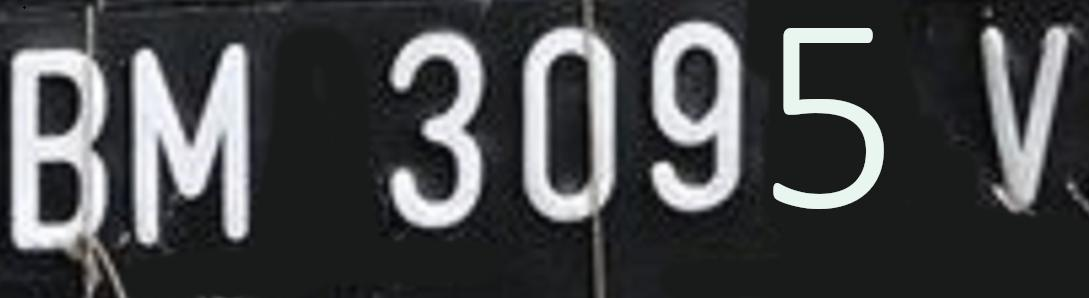
#> input picture UTS/assets/plat/BM3095V_PNG.rf.0b7429b3215a0488a61656004809abb2.jpg, 1089 x 298 px, found by its file name; its folder holds 4 pictures in this run
$ jupyter execute UTS.ipynb
#> lines starting #> are read from the running program, lines starting #| are printed output that depends on the picture
<a href="https://colab.research.google.com/github/gabrieldimas/machine-learning-study-2023/blob/main/UTS.ipynb" target="_parent"></a>

### UTS Machine Learning

Segmentasi Gambar dengan Clustering

Import Library

[cell 1]
from google.colab import drive
drive.mount('/content/drive')

[cell 2]
# For Data Manipulation
import numpy as np
import os
import random

# For Visualization
import cv2
import matplotlib.pyplot as plt

# For Preprocessing
from sklearn.decomposition import PCA

# For Modelling
from sklearn.cluster import KMeans, MiniBatchKMeans

[cell 3]
def show_images(images, titles, figsize=(15, 7)):
    plt.figure(figsize=figsize)
    for i in range(len(images)):
        plt.subplot(1, len(images), i+1)
        plt.imshow(images[i])
        plt.title(titles[i])
        plt.axis('off')
    plt.show()

KMeans Modelling

[cell 4]
def kmeans_segmentation(image, k):
    # Jika citra berwarna
    if len(image.shape) == 3:
        pixels = image.reshape((-1, 3))
    # Jika citra grayscale
    elif len(image.shape) == 2:
        pixels = image.reshape((-1, 1))
    else:
        raise ValueError("Bentuk citra tidak didukung")

    kmeans = KMeans(n_clusters=k, n_init=100)
    kmeans.fit(pixels)

    # Gunakan dimensi citra asli
    segmented_image = kmeans.labels_.reshape(image.shape[:2])
    return segmented_image

[cell 5]
# Direktori dataset
dataset_dir = '/content/drive/MyDrive/Kuliah/MachineLearning/UTS/assets/plat/'

selected_images = [os.path.join(dataset_dir, file) for file in os.listdir(dataset_dir)]

Print the Image

[cell 6]
# Muat dan tampilkan citra-citra yang dipilih sebelum segmentasi
original_images = [cv2.imread(img) for img in selected_images]
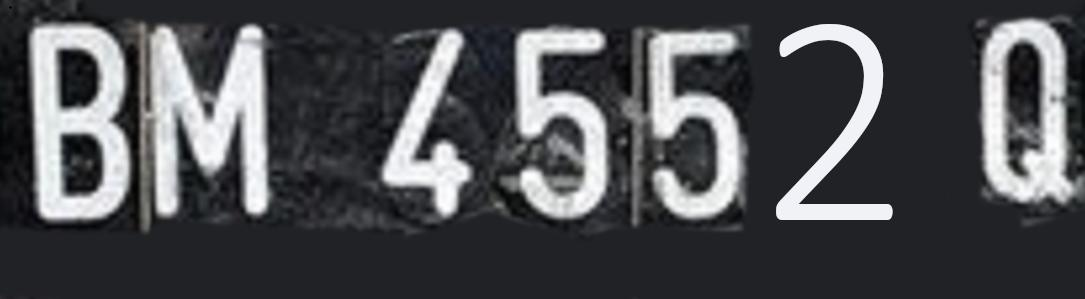
#> input picture UTS/assets/plat/BM45552Q_PNG.rf.6695889326ec6edcee3e8ec895a515e2.jpg, 1085 x 299 px, found by its file name
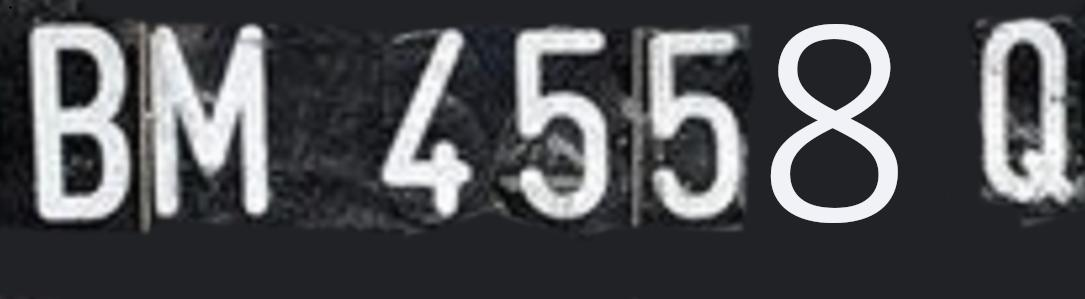
#> input picture UTS/assets/plat/BM45558Q_PNG.rf.336f13e66b098cd37be10ac1ede207e9.jpg, 1085 x 299 px, found by its file name
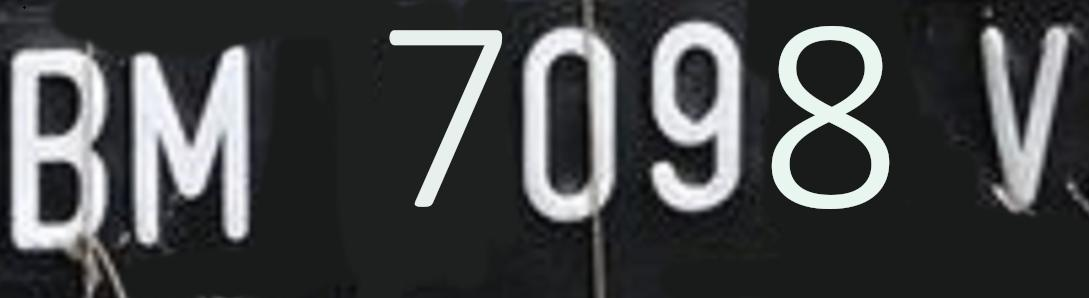
#> input picture UTS/assets/plat/BM7098V_PNG.rf.f9bf79142de1caca7e3bf4a87b5958bf.jpg, 1089 x 298 px, found by its file name
#> original_images = 4 items

# Menampilkan citra asli dengan judul "Original" (dalam format RGB)
fig, axes = plt.subplots(1, len(original_images), figsize=(15, 5))
for ax, image in zip(axes, original_images):
    rgb_image = cv2.cvtColor(image, cv2.COLOR_BGR2RGB)
    ax.imshow(rgb_image)
    ax.set_title('Original')
    ax.axis('off')
#> this loop made 4 passes
plt.show()
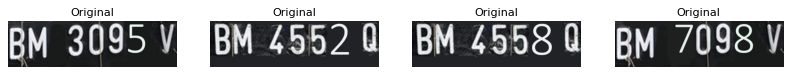
#> figure drawn by matplotlib, 4 panels

[cell 7]
# Pra-pemrosesan: Reduksi dimensi menggunakan PCA
pca = PCA(n_components=3)
reduced_images = [pca.fit_transform(img.reshape((-1, 3))).reshape(img.shape) for img in original_images]
#> reduced_images = 4 items

[cell 8]
segmented_images_pca = [kmeans_segmentation(img, 2) for img in reduced_images]
#> segmented_images_pca = 4 items

[cell 9]
show_images(segmented_images_pca,['PCA']*len(segmented_images_pca))
#> the loop in show_images, `for i in range(len(images)):` made 4 passes
#> in show_images, `plt.show()`:
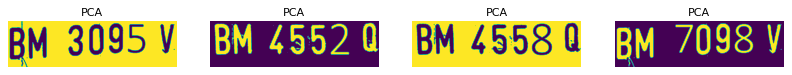
#> figure drawn by matplotlib, 4 panels
